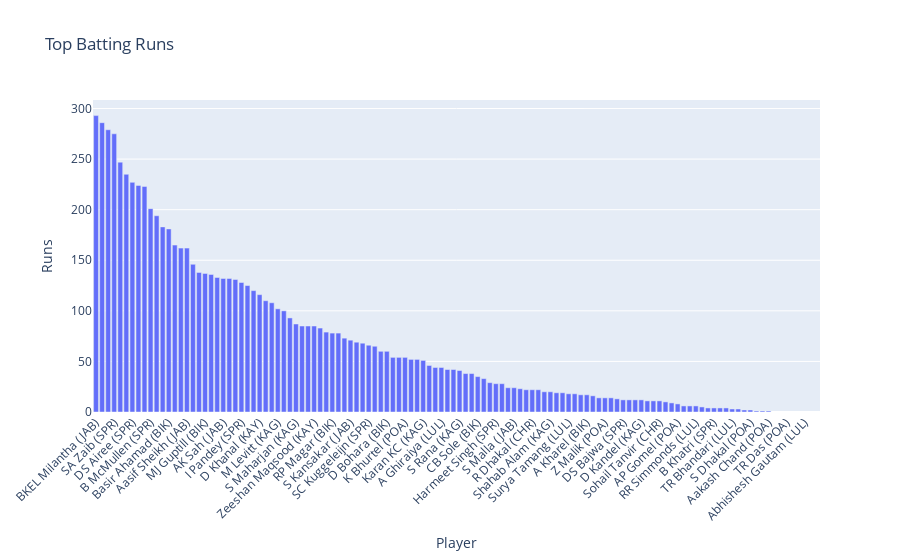

Source (notebook cell):
### Markdown cell above
### Top Batting Runs

### Code cell
df['runs'] = pd.to_numeric(df['runs'], errors='coerce')
fig = px.bar(
    df,
    x='player',
    y='runs',
    title='Top Batting Runs'
)
fig.update_layout(xaxis_title='Player', yaxis_title='Runs', xaxis_tickangle=-45)
fig.show()

### Figure 1 — Plotly figure (JSON) as saved in the notebook; plotly's stock layout.template omitted (floating-point values rounded to 4 significant figures)
{"data": [{"alignmentgroup": "True", "hovertemplate": "player=%{x}<br>runs=%{y}<extra></extra>", "legendgroup": "", "marker": {"color": "#636efa", "pattern": {"shape": ""}}, "name": "", "offsetgroup": "", "orientation": "v", "showlegend": false, "textposition": "auto", "type": "bar", "x": ["BKEL Milantha (JAB)", "RS Bopara (CHR)", "RK Paudel (LUL)", "SA Zaib (SPR)", "JDS Neesham (JAB)", "B Bhandari (SPR)", "DS Airee (SPR)", "AGS Gous (POA)", "Kushal Malla (CHR)", "B McMullen (SPR)", "WG Bosisto (KAY)", "CAK Walton (KAY)", "Basir Ahamad (BIK)", "TJ Moores (LUL)", "D Kharel (POA)", "Aasif Sheikh (JAB)", "RA Reifer (POA)", "H Thaker (JAB)", "MJ Guptill (BIK)", "S Dhawan (KAY)", "SS Eskinazi (KAG)", "AK Sah (JAB)", "Gulsan Jha (KAY)", "Lokesh Bam (BIK)", "I Pandey (SPR)", "Hassan Eisakhil (CHR)", "S Jora (LUL)", "D Khanal (KAY)", "MG Erasmus (KAG)", "S Karki (CHR)", "M Levitt (KAG)", "B Yadav (LUL)", "NR Kirton (BIK)", "S Maharjan (KAG)", "LM Benkenstein (CHR)", "AS Routela (CHR)", "Zeeshan Maqsood (KAY)", "Saad Bin Zafar (LUL)", "A Gharti (KAY)", "RP Magar (BIK)", "B Sharki (KAG)", "P Shrestha (KAG)", "S Kansakar (JAB)", "Aarif Sheikh (SPR)", "A Saud (LUL)", "SC Kuggeleijn (SPR)", "Babar Hayat (KAY)", "SA Edwards (BIK)", "D Bohara (BIK)", "JA Kolsawala (KAY)", "B Rawal (CHR)", "K Bhurtel (POA)", "MJJ Critchley (POA)", "Sompal Kami (KAY)", "Karan KC (KAG)", "D Nath (POA)", "MA Leask (POA)", "A Ghiraiya (LUL)", "DA Douthwaite (KAG)", "Mohammad Mohsin (JAB)", "S Rana (KAG)", "S Vesawkar (CHR)", "N Joshi (POA)", "CB Sole (BIK)", "K Thagunna (POA)", "Rashid Khan (KAG)", "Harmeet Singh (SPR)", "NB Budayair (SPR)", "Bipin Khatri (POA)", "S Malla (JAB)", "Aqib Ilyas (BIK)", "NB Sarki (CHR)", "R Dhakal (CHR)", "S Lamichhane (BIK)", "Pratis GC (BIK)", "Shahab Alam (KAG)", "A Tripathi (JAB)", "Deepak Bohara (CHR)", "Surya Tamang (LUL)", "UBT Chand (LUL)", "JN Loftie-Eaton (CHR)", "A Kharel (BIK)", "Mayan Yadav (JAB)", "D Adhikari (LUL)", "Z Malik (POA)", "N Saud (SPR)", "J Tromp (JAB)", "DS Bajwa (SPR)", "UBS Thakuri (KAY)", "A Yadav (JAB)", "D Kandel (KAG)", "N Bhatta (BIK)", "Ismat Alam (BIK)", "Sohail Tanvir (CHR)", "BCJ Cutting (LUL)", "H Dhami (JAB)", "AP Gomel (POA)", "Subash Bhandari (BIK)", "K Mahato (JAB)", "RR Simmonds (LUL)", "D Gupta (LUL)", "Rohan Mustafa (SPR)", "B Khatri (SPR)", "LN Rajbanshi (JAB)", "NK Yadav (KAY)", "TR Bhandari (LUL)", "Basil Hameed (CHR)", "A Bohara (SPR)", "S Dhakal (POA)", "A Shrestha (SPR)", "NA Sowter (KAG)", "Aakash Chand (POA)", "JK Mukhiya (BIK)", "BFW de Leede (POA)", "TR Das (POA)", "S Aryal (POA)", "R Kumar (CHR)", "Abhishesh Gautam (LUL)", "Rit Gautam (KAY)", "BP Sharma (KAY)"], "xaxis": "x", "y": [293, 286, 279, 275, 247, 235, 227, 224, 223, 201, 194, 183, 181, 165, 162, 162, 146, 138, 137, 136, 133, 132, 132, 131, 128, 125, 120, 116, 110, 108, 102, 100, 93, 87, 85, 85, 85, 83, 79, 78, 78, 73, 71, 69, 68, 66, 65, 60, 60, 54, 54, 54, 52, 52, 51, 46, 44, 44, 42, 42, 41, 38, 38, 35, 33, 29, 28, 28, 24, 24, 23, 22, 22, 22, 20, 20, 19, 19, 18, 18, 17, 17, 16, 14, 14, 14, 13, 12, 12, 12, 12, 11, 11, 11, 10, 9, 8, 6, 6, 6, 5, 4, 4, 4, 4, 3, 3, 2, 2, 1, 1, 1, null, null, null, null, null, null, null, null], "yaxis": "y"}], "layout": {"barmode": "relative", "legend": {"tracegroupgap": 0}, "title": {"text": "Top Batting Runs"}, "xaxis": {"anchor": "y", "domain": [0, 1], "tickangle": -45, "title": {"text": "Player"}}, "yaxis": {"anchor": "x", "domain": [0, 1], "title": {"text": "Runs"}}}}
